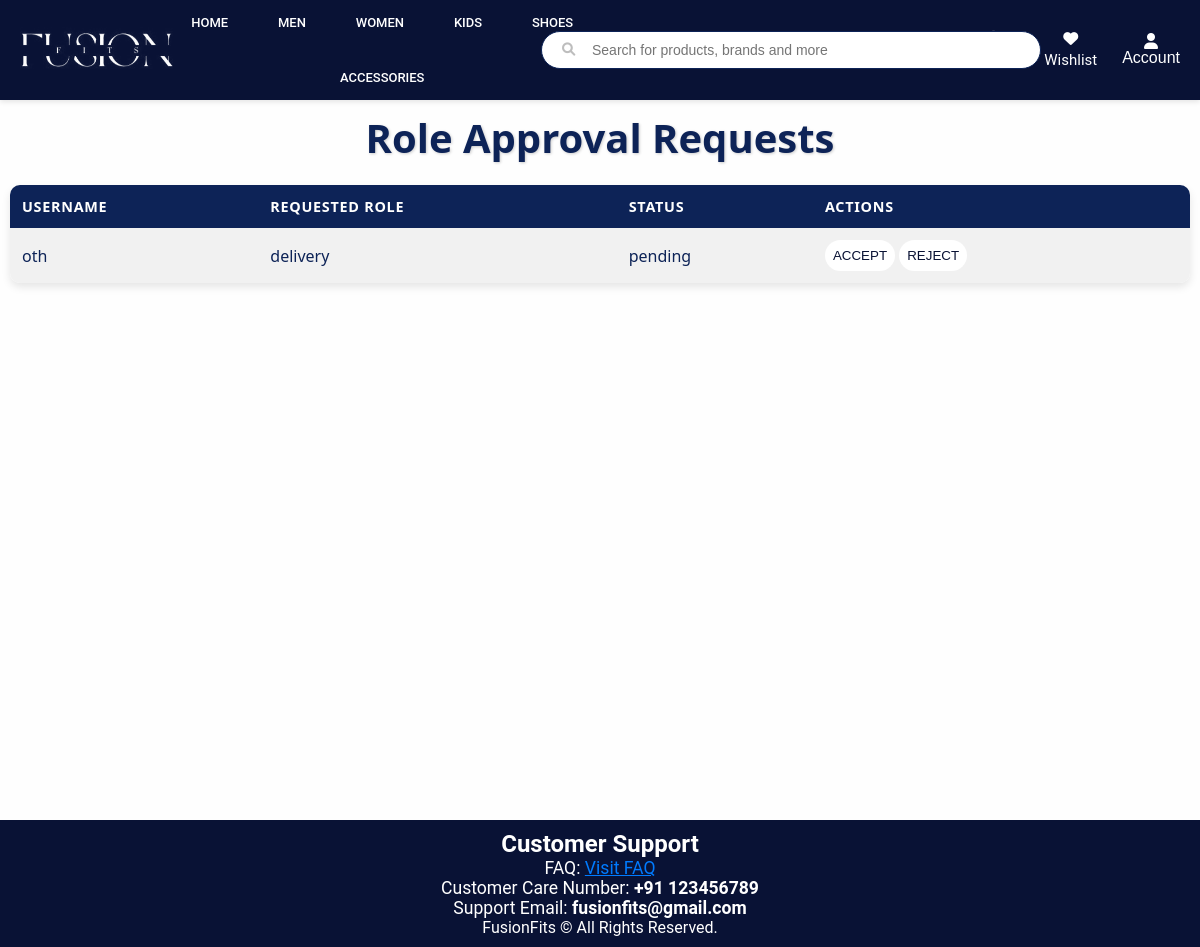
/admin/role_approval_requests (signed in), run on the app's committed database.
### app/models.py (models this page shows, shortened)
class RoleApprovalRequest(db.Model):
    id = db.Column(db.Integer, primary_key=True)
    user_id = db.Column(db.Integer, db.ForeignKey("user.id"), nullable=False)
    requested_role = db.Column(db.String(20), nullable=False)
    status = db.Column(db.String(20), default="pending")  # 'pending', 'approved', 'rejected'
    created_at = db.Column(db.DateTime, default=datetime.utcnow)
    updated_at = db.Column(db.DateTime, default=datetime.utcnow, onupdate=datetime.utcnow)
    user = db.relationship("User", backref="role_requests")

class User(UserMixin, db.Model):
    id = db.Column(db.Integer, primary_key=True)
    username = db.Column(db.String(50), nullable=False)
    email = db.Column(db.String(100), unique=True, nullable=False)
    password = db.Column(db.String(255), nullable=False)
    role = db.Column(db.String(20), nullable=False)
    contact = db.Column(db.String(20), nullable=False)
    address = db.Column(db.String(200), nullable=False)
    city = db.Column(db.String(100), nullable=False)
    dob = db.Column(db.Date, nullable=False)
    reset_token = db.Column(db.String(128), nullable=True)

### app/admin.py (the view, shortened to what this page needs)
@admin.route('/role_approval_requests', methods=['GET', 'POST'])
@restrict_to_admin()
def role_approval_requests():
    requests = RoleApprovalRequest.query.filter_by(status='pending').all()
    return render_template('role_approval_requests.html', requests=requests)

### app/utils.py (called while the page is built)
def restrict_to_admin():
    def decorator(f):
        @wraps(f)
        @login_required
        def decorated_function(*args, **kwargs):
            if current_user.role != "admin":
                flash("Access denied! Admins only.", "danger")
                return redirect(url_for("main.home"))
            return f(*args, **kwargs)
        return decorated_function
    return decorator

### app/templates/role_approval_requests.html (shortened to what this page needs)
<!DOCTYPE html>
<html lang="en">
  <head>
  </head>
  <body>
    {% extends "home.html" %} {% block title %}Admin Dashboard{% endblock %} {%
    block content %}
    <div class="containe">
      <h1>Role Approval Requests</h1>
      <table>
        <thead>
          <tr>
            <th>Username</th>
            <th>Requested Role</th>
            <th>Status</th>
            <th>Actions</th>
          </tr>
        </thead>
        <tbody>
          {% for request in requests %}
          <tr>
            <td>{{ request.user.username }}</td>
            <td>{{ request.requested_role }}</td>
            <td>{{ request.status }}</td>
            <td>
              <form method="post">
                <button type="submit" name="action" value="approve">
                  ACCEPT
                </button>
                <button type="submit" name="action" value="reject">
                  REJECT
                </button>
              </form>
            </td>
          </tr>
          {% endfor %}
        </tbody>
      </table>
    </div>
    {% endblock %}

### app/static/home.css (style rules this page uses)
* { margin: 0; padding-top: 0; box-sizing: border-box; }
body { margin: 0; padding: 0; background-color: #f4f4f4; color: #333; */ }

### data on the page
RoleApprovalRequest: user.username "oth", requested_role "delivery", status "pending"
